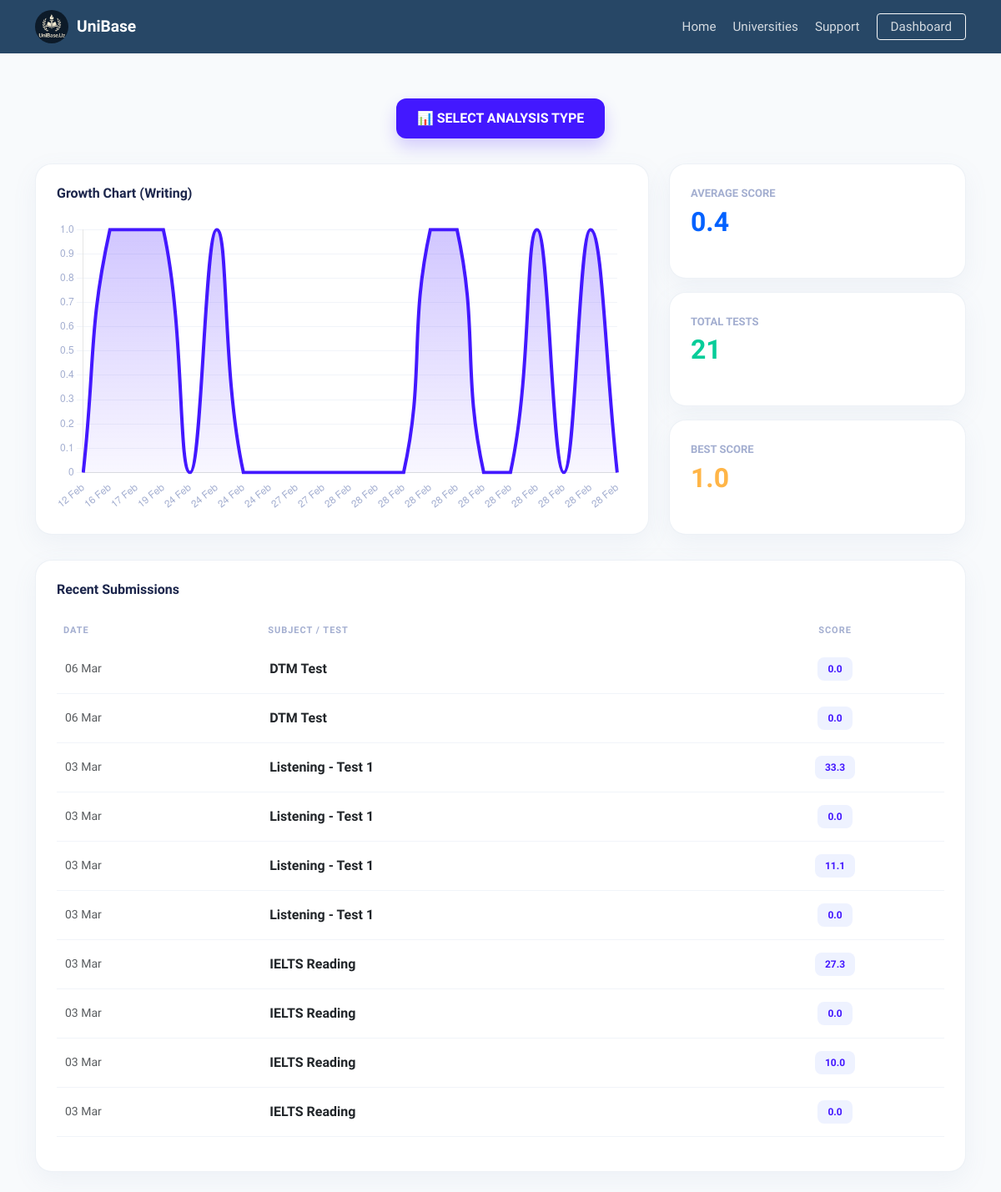
The page /analytics/ (signed in) on the database as committed earlier.
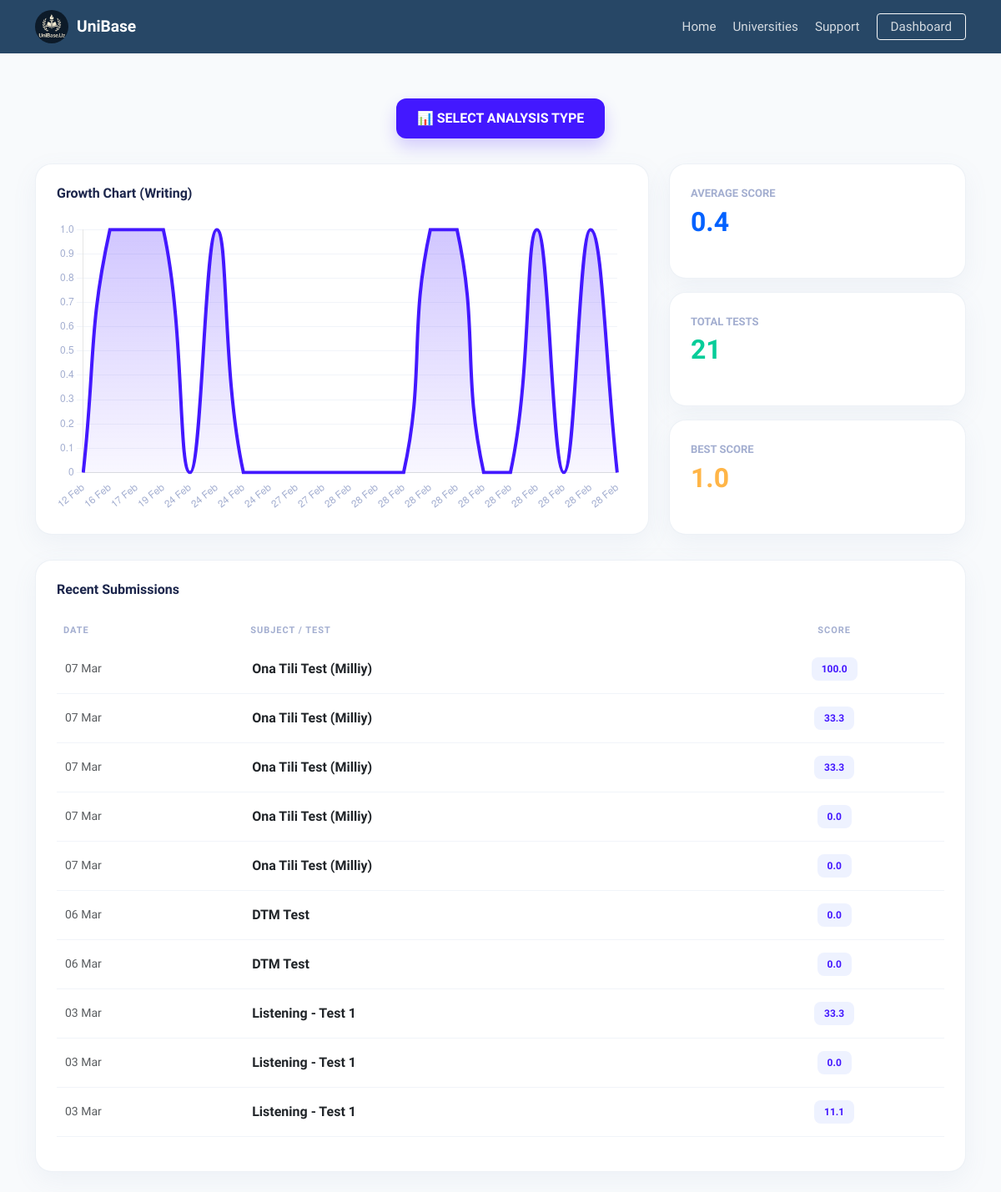
The same page on the database as committed later.
### app/models.py (models this page shows, shortened)
class UserTestResult(models.Model):
    user       = models.ForeignKey(User, on_delete=models.CASCADE)
    test_name  = models.CharField(max_length=255)
    score      = models.FloatField()
    date_taken = models.DateTimeField(auto_now_add=True)

### app/views.py (the view)
# urls.py: path('analytics/', student_analytics, name='analytics'),
@login_required
def student_analytics(request):
    user         = request.user
    writing_subs = WritingSubmission.objects.filter(user=user).order_by('created_at')
    results      = UserTestResult.objects.filter(user=user).order_by('date_taken')
    def cat_data(name):
        data = results.filter(test_name__icontains=name)
        return {
            'avg': round(data.aggregate(Avg('score'))['score__avg'] or 0, 1),
            'max': data.aggregate(Max('score'))['score__max'] or 0,
            'count': data.count(),
            'scores': list(data.values_list('score', flat=True)),
            'dates': [d.strftime('%d %b') for d in data.values_list('date_taken', flat=True)],
        }
    return render(request, 'analytics.html', {
        'writing': {
            'avg': round(writing_subs.aggregate(Avg('band_score'))['band_score__avg'] or 0, 1),
            'max': writing_subs.aggregate(Max('band_score'))['band_score__max'] or 0,
            'count': writing_subs.count(),
            'scores': list(writing_subs.values_list('band_score', flat=True)),
            'dates': [d.strftime('%d %b') for d in writing_subs.values_list('created_at', flat=True)],
        },
        'reading':  cat_data('Reading'),
        'listening': cat_data('Listening'),
        'sat':      cat_data('SAT'),
        'dtm':      cat_data('DTM'),
        'milliy':   cat_data('Milliy'),
        'recent_results': results.order_by('-date_taken')[:10],
    })

### app/templates/analytics.html (shortened to what this page needs)
{% load i18n %}
{% load static %}
<!DOCTYPE html>
<html lang="{{ LANGUAGE_CODE }}">
<head>
    <link href="https://cdn.jsdelivr.net/npm/bootstrap@5.3.0/dist/css/bootstrap.min.css" rel="stylesheet">
</head>
<body>
<header>
    <div class="container">
        <div class="header-container">
            <a href="{% url 'home' %}" class="logo">
                <img src="/media/media/logo.jpg" alt="UniBase" class="logo-img">
                <span class="logo-text">UniBase</span>
            </a>
            <nav class="nav-menu" id="mobileNav">
                <ul>
                    <li><a href="{% url 'home' %}#tests">{% trans "Home" %}</a></li>
                    <li><a href="{% url 'univers' %}">{% trans "Universities" %}</a></li>
                    <li><a href="https://t.me/unibase_support_bot">{% trans "Support" %}</a></li>
                    {% if user.is_authenticated %}
                        <li><a href="{% url 'profile' %}" class="btn btn-outline-light btn-sm px-3">{% trans "Dashboard" %}</a></li>
                    {% else %}
                        <li><a href="{% url 'login' %}" class="btn btn-primary btn-sm px-3">{% trans "Login" %}</a></li>
                    {% endif %}
                </ul>
            </nav>
        </div>
    </div>
</header>
<div class="container py-4">
    <div class="text-center">
        <button class="btn-select" data-bs-toggle="modal" data-bs-target="#subjectModal">
            📊 {% trans "SELECT ANALYSIS TYPE" %}
        </button>
    </div>
    <div class="row g-4">
        <div class="col-lg-8">
            <div class="glass-card">
                <h6 class="fw-bold mb-4" id="displayTitle">{% trans "Growth Chart" %} (Writing)</h6>
                <div class="chart-wrapper"><canvas id="analyticsChart"></canvas></div>
            </div>
        </div>
        <div class="col-lg-4">
            <div class="d-flex flex-column gap-3 h-100">
                <div class="glass-card text-center text-lg-start">
                    <p class="label-text">{% trans "Average Score" %}</p>
                    <h2 class="value-text c-blue" id="avgBox">{{ writing.avg|default:"0.0" }}</h2>
                </div>
                <div class="glass-card text-center text-lg-start">
                    <p class="label-text">{% trans "Total Tests" %}</p>
                    <h2 class="value-text c-green" id="countBox">{{ writing.count|default:"0" }}</h2>
                </div>
                <div class="glass-card text-center text-lg-start">
                    <p class="label-text">{% trans "Best Score" %}</p>
                    <h2 class="value-text c-yellow" id="maxBox">{{ writing.max|default:"0.0" }}</h2>
                </div>
            </div>
        </div>
    </div>
    <div class="glass-card table-card">
        <h6 class="fw-bold mb-4">{% trans "Recent Submissions" %}</h6>
        <div class="table-responsive">
            <table class="table m-table align-middle">
                <thead>
                    <tr>
                        <th>{% trans "DATE" %}</th>
                        <th>{% trans "SUBJECT / TEST" %}</th>
                        <th class="text-center">{% trans "SCORE" %}</th>
                    </tr>
                </thead>
                <tbody>
                    {% for res in recent_results %}
                    <tr>
                        <td class="text-muted small">{{ res.date_taken|date:"d M" }}</td>
                        <td class="fw-bold">{{ res.test_name }}</td>
                        <td class="text-center">
                            <span class="badge" style="background: #eef2ff; color: var(--primary); padding: 8px 12px; border-radius: 8px;">{{ res.score }}</span>
                        </td>
                    </tr>
                    {% empty %}
                    <tr><td colspan="3" class="text-center py-4 text-muted">{% trans "No data found" %}</td></tr>
                    {% endfor %}
                </tbody>
            </table>
        </div>
    </div>
</div>
</body>
</html>

Rows that differ between the two databases and show on the page:
no longer on this page (row unchanged): UserTestResult: date_taken "03 Mar", test_name "Listening - Test 1", score "0.0"
no longer on this page (row unchanged): UserTestResult: date_taken "03 Mar", test_name "IELTS Reading", score "27.3"
no longer on this page (row unchanged): UserTestResult: date_taken "03 Mar", test_name "IELTS Reading", score "0.0"
no longer on this page (row unchanged): UserTestResult: date_taken "03 Mar", test_name "IELTS Reading", score "10.0"
no longer on this page (row unchanged): UserTestResult: date_taken "03 Mar", test_name "IELTS Reading", score "0.0"
added UserTestResult: date_taken "07 Mar", test_name "Ona Tili Test (Milliy)", score "100.0"
added UserTestResult: date_taken "07 Mar", test_name "Ona Tili Test (Milliy)", score "33.3"
added UserTestResult: date_taken "07 Mar", test_name "Ona Tili Test (Milliy)", score "33.3"
added UserTestResult: date_taken "07 Mar", test_name "Ona Tili Test (Milliy)", score "0.0"
added UserTestResult: date_taken "07 Mar", test_name "Ona Tili Test (Milliy)", score "0.0"
